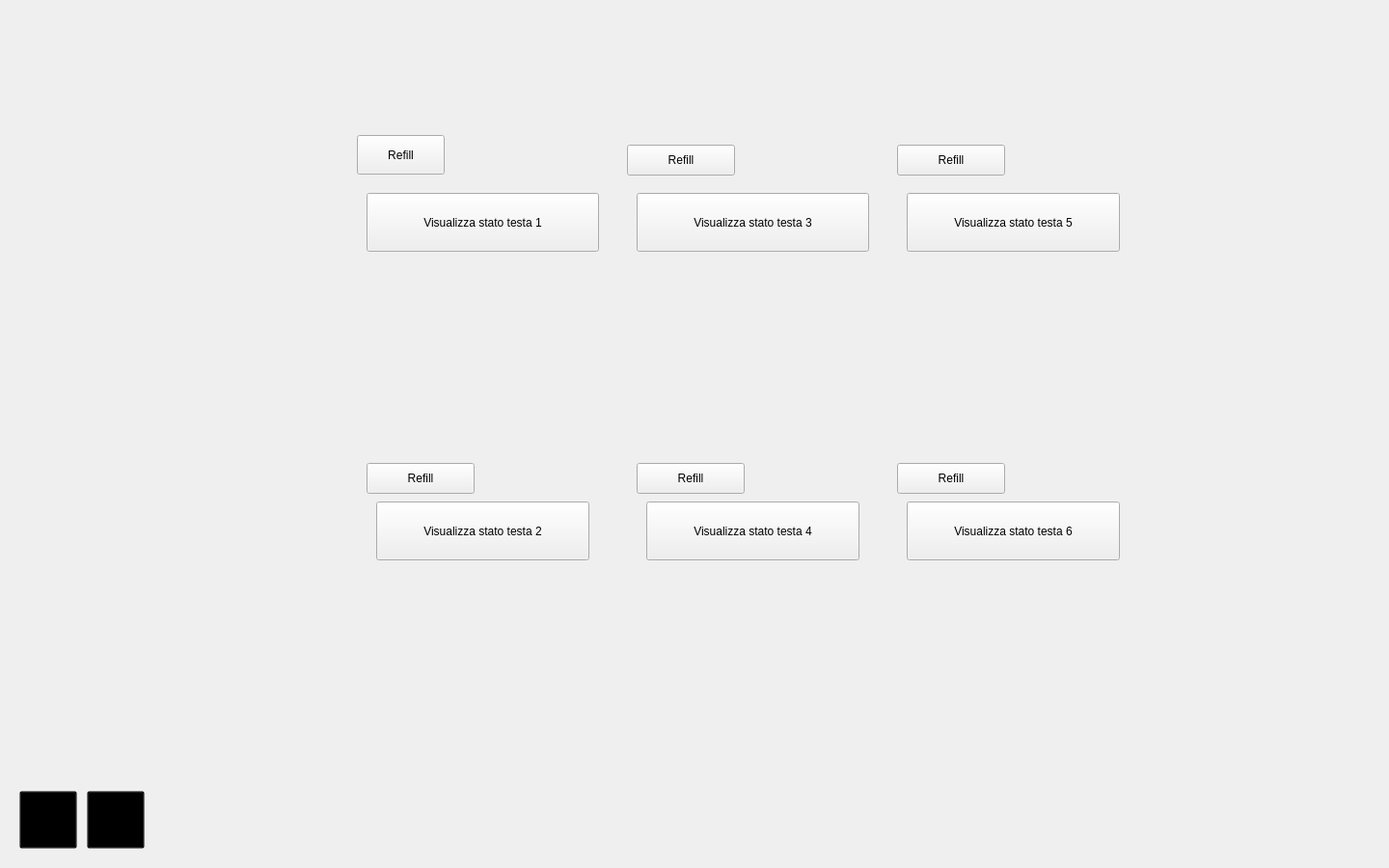
<?xml version="1.0" encoding="UTF-8"?>
<ui version="4.0">
 <class>MainWindow</class>
 <widget class="QMainWindow" name="MainWindow">
  <property name="geometry">
   <rect>
    <x>0</x>
    <y>0</y>
    <width>1440</width>
    <height>900</height>
   </rect>
  </property>
  <property name="windowTitle">
   <string>MainWindow</string>
  </property>
  <property name="styleSheet">
   <string notr="true"/>
  </property>
  <widget class="QWidget" name="mainWidget">
   <widget class="QWidget" name="bottom_menuwidget" native="true">
    <property name="geometry">
     <rect>
      <x>0</x>
      <y>810</y>
      <width>1441</width>
      <height>91</height>
     </rect>
    </property>
    <widget class="QPushButton" name="dialog_1_btn">
     <property name="geometry">
      <rect>
       <x>20</x>
       <y>10</y>
       <width>60</width>
       <height>60</height>
      </rect>
     </property>
     <property name="styleSheet">
      <string notr="true">background-color: transparent;</string>
     </property>
     <property name="text">
      <string/>
     </property>
     <property name="icon">
      <iconset>
       <normaloff>../images/conf.png</normaloff>../images/conf.png</iconset>
     </property>
     <property name="iconSize">
      <size>
       <width>50</width>
       <height>50</height>
      </size>
     </property>
    </widget>
    <widget class="QPushButton" name="chrome_btn">
     <property name="enabled">
      <bool>true</bool>
     </property>
     <property name="geometry">
      <rect>
       <x>90</x>
       <y>10</y>
       <width>60</width>
       <height>60</height>
      </rect>
     </property>
     <property name="mouseTracking">
      <bool>false</bool>
     </property>
     <property name="tabletTracking">
      <bool>false</bool>
     </property>
     <property name="acceptDrops">
      <bool>false</bool>
     </property>
     <property name="autoFillBackground">
      <bool>false</bool>
     </property>
     <property name="styleSheet">
      <string notr="true">background-color: transparent;</string>
     </property>
     <property name="text">
      <string/>
     </property>
     <property name="icon">
      <iconset>
       <normaloff>../images/chorme.png</normaloff>../images/chorme.png</iconset>
     </property>
     <property name="iconSize">
      <size>
       <width>50</width>
       <height>50</height>
      </size>
     </property>
     <property name="checkable">
      <bool>false</bool>
     </property>
     <property name="autoRepeat">
      <bool>false</bool>
     </property>
     <property name="autoExclusive">
      <bool>false</bool>
     </property>
    </widget>
    <widget class="QLabel" name="led">
     <property name="geometry">
      <rect>
       <x>1370</x>
       <y>20</y>
       <width>50</width>
       <height>50</height>
      </rect>
     </property>
     <property name="text">
      <string/>
     </property>
     <property name="pixmap">
      <pixmap>../images/green.svg</pixmap>
     </property>
     <property name="scaledContents">
      <bool>true</bool>
     </property>
    </widget>
   </widget>
   <widget class="QStackedWidget" name="tabs">
    <property name="geometry">
     <rect>
      <x>0</x>
      <y>0</y>
      <width>1451</width>
      <height>811</height>
     </rect>
    </property>
    <property name="currentIndex">
     <number>0</number>
    </property>
    <widget class="QWidget" name="page1">
     <widget class="QLabel" name="m_image">
      <property name="geometry">
       <rect>
        <x>0</x>
        <y>0</y>
        <width>1441</width>
        <height>811</height>
       </rect>
      </property>
      <property name="text">
       <string/>
      </property>
      <property name="pixmap">
       <pixmap>../images/machine.jpg</pixmap>
      </property>
     </widget>
     <widget class="QWidget" name="bar1" native="true">
      <property name="geometry">
       <rect>
        <x>479</x>
        <y>349</y>
        <width>61</width>
        <height>61</height>
       </rect>
      </property>
     </widget>
     <widget class="QWidget" name="bar2" native="true">
      <property name="geometry">
       <rect>
        <x>479</x>
        <y>629</y>
        <width>61</width>
        <height>71</height>
       </rect>
      </property>
     </widget>
     <widget class="QWidget" name="bar3" native="true">
      <property name="geometry">
       <rect>
        <x>750</x>
        <y>350</y>
        <width>61</width>
        <height>61</height>
       </rect>
      </property>
     </widget>
     <widget class="QWidget" name="bar4" native="true">
      <property name="geometry">
       <rect>
        <x>749</x>
        <y>629</y>
        <width>61</width>
        <height>71</height>
       </rect>
      </property>
     </widget>
     <widget class="QWidget" name="bar5" native="true">
      <property name="geometry">
       <rect>
        <x>1020</x>
        <y>349</y>
        <width>71</width>
        <height>61</height>
       </rect>
      </property>
     </widget>
     <widget class="QWidget" name="bar6" native="true">
      <property name="geometry">
       <rect>
        <x>1020</x>
        <y>630</y>
        <width>61</width>
        <height>71</height>
       </rect>
      </property>
     </widget>
     <widget class="QWidget" name="prebar1" native="true">
      <property name="geometry">
       <rect>
        <x>389</x>
        <y>349</y>
        <width>81</width>
        <height>61</height>
       </rect>
      </property>
     </widget>
     <widget class="QWidget" name="prebar2" native="true">
      <property name="geometry">
       <rect>
        <x>399</x>
        <y>639</y>
        <width>71</width>
        <height>61</height>
       </rect>
      </property>
     </widget>
     <widget class="QWidget" name="prebar3" native="true">
      <property name="geometry">
       <rect>
        <x>660</x>
        <y>350</y>
        <width>91</width>
        <height>61</height>
       </rect>
      </property>
     </widget>
     <widget class="QWidget" name="prebar4" native="true">
      <property name="geometry">
       <rect>
        <x>670</x>
        <y>629</y>
        <width>81</width>
        <height>71</height>
       </rect>
      </property>
     </widget>
     <widget class="QWidget" name="prebar5" native="true">
      <property name="geometry">
       <rect>
        <x>930</x>
        <y>350</y>
        <width>91</width>
        <height>61</height>
       </rect>
      </property>
     </widget>
     <widget class="QWidget" name="prebar6" native="true">
      <property name="geometry">
       <rect>
        <x>950</x>
        <y>630</y>
        <width>81</width>
        <height>71</height>
       </rect>
      </property>
     </widget>
     <widget class="QPushButton" name="pushButton">
      <property name="geometry">
       <rect>
        <x>370</x>
        <y>140</y>
        <width>91</width>
        <height>41</height>
       </rect>
      </property>
      <property name="text">
       <string>Refill</string>
      </property>
     </widget>
     <widget class="QPushButton" name="pushButton_2">
      <property name="geometry">
       <rect>
        <x>650</x>
        <y>150</y>
        <width>112</width>
        <height>32</height>
       </rect>
      </property>
      <property name="text">
       <string>Refill</string>
      </property>
     </widget>
     <widget class="QPushButton" name="pushButton_3">
      <property name="geometry">
       <rect>
        <x>930</x>
        <y>150</y>
        <width>112</width>
        <height>32</height>
       </rect>
      </property>
      <property name="text">
       <string>Refill</string>
      </property>
     </widget>
     <widget class="QPushButton" name="pushButton_4">
      <property name="geometry">
       <rect>
        <x>380</x>
        <y>480</y>
        <width>112</width>
        <height>32</height>
       </rect>
      </property>
      <property name="text">
       <string>Refill</string>
      </property>
     </widget>
     <widget class="QPushButton" name="pushButton_5">
      <property name="geometry">
       <rect>
        <x>660</x>
        <y>480</y>
        <width>112</width>
        <height>32</height>
       </rect>
      </property>
      <property name="text">
       <string>Refill</string>
      </property>
     </widget>
     <widget class="QPushButton" name="pushButton_6">
      <property name="geometry">
       <rect>
        <x>930</x>
        <y>480</y>
        <width>112</width>
        <height>32</height>
       </rect>
      </property>
      <property name="text">
       <string>Refill</string>
      </property>
     </widget>
     <widget class="QWidget" name="ingress" native="true">
      <property name="geometry">
       <rect>
        <x>109</x>
        <y>329</y>
        <width>171</width>
        <height>101</height>
       </rect>
      </property>
     </widget>
     <widget class="QWidget" name="egress" native="true">
      <property name="geometry">
       <rect>
        <x>20</x>
        <y>420</y>
        <width>201</width>
        <height>81</height>
       </rect>
      </property>
     </widget>
     <widget class="QWidget" name="barout2" native="true">
      <property name="geometry">
       <rect>
        <x>280</x>
        <y>340</y>
        <width>81</width>
        <height>80</height>
       </rect>
      </property>
     </widget>
     <widget class="QWidget" name="barout1" native="true">
      <property name="geometry">
       <rect>
        <x>220</x>
        <y>430</y>
        <width>61</width>
        <height>80</height>
       </rect>
      </property>
     </widget>
     <widget class="QWidget" name="barout3" native="true">
      <property name="geometry">
       <rect>
        <x>290</x>
        <y>429</y>
        <width>71</width>
        <height>81</height>
       </rect>
      </property>
     </widget>
     <widget class="QWidget" name="barout4" native="true">
      <property name="geometry">
       <rect>
        <x>280</x>
        <y>620</y>
        <width>81</width>
        <height>91</height>
       </rect>
      </property>
     </widget>
     <widget class="QWidget" name="bartopleft" native="true">
      <property name="geometry">
       <rect>
        <x>1200</x>
        <y>330</y>
        <width>61</width>
        <height>91</height>
       </rect>
      </property>
     </widget>
     <widget class="QWidget" name="barbottomleft" native="true">
      <property name="geometry">
       <rect>
        <x>1200</x>
        <y>620</y>
        <width>61</width>
        <height>91</height>
       </rect>
      </property>
     </widget>
     <widget class="QPushButton" name="pushButton_7">
      <property name="geometry">
       <rect>
        <x>380</x>
        <y>200</y>
        <width>241</width>
        <height>61</height>
       </rect>
      </property>
      <property name="text">
       <string>Visualizza stato testa 1</string>
      </property>
     </widget>
     <widget class="QPushButton" name="pushButton_8">
      <property name="geometry">
       <rect>
        <x>660</x>
        <y>200</y>
        <width>241</width>
        <height>61</height>
       </rect>
      </property>
      <property name="text">
       <string>Visualizza stato testa 3</string>
      </property>
     </widget>
     <widget class="QPushButton" name="pushButton_9">
      <property name="geometry">
       <rect>
        <x>940</x>
        <y>200</y>
        <width>221</width>
        <height>61</height>
       </rect>
      </property>
      <property name="text">
       <string>Visualizza stato testa 5</string>
      </property>
     </widget>
     <widget class="QPushButton" name="pushButton_10">
      <property name="geometry">
       <rect>
        <x>390</x>
        <y>520</y>
        <width>221</width>
        <height>61</height>
       </rect>
      </property>
      <property name="text">
       <string>Visualizza stato testa 2</string>
      </property>
     </widget>
     <widget class="QPushButton" name="pushButton_11">
      <property name="geometry">
       <rect>
        <x>670</x>
        <y>520</y>
        <width>221</width>
        <height>61</height>
       </rect>
      </property>
      <property name="text">
       <string>Visualizza stato testa 4</string>
      </property>
     </widget>
     <widget class="QPushButton" name="pushButton_12">
      <property name="geometry">
       <rect>
        <x>940</x>
        <y>520</y>
        <width>221</width>
        <height>61</height>
       </rect>
      </property>
      <property name="text">
       <string>Visualizza stato testa 6</string>
      </property>
     </widget>
    </widget>
    <widget class="QWidget" name="page2">
     <widget class="QWidget" name="verticalLayoutWidget">
      <property name="geometry">
       <rect>
        <x>-1</x>
        <y>-1</y>
        <width>1441</width>
        <height>811</height>
       </rect>
      </property>
      <layout class="QVBoxLayout" name="mainlayout"/>
     </widget>
    </widget>
   </widget>
  </widget>
 </widget>
 <resources/>
 <connections/>
</ui>
